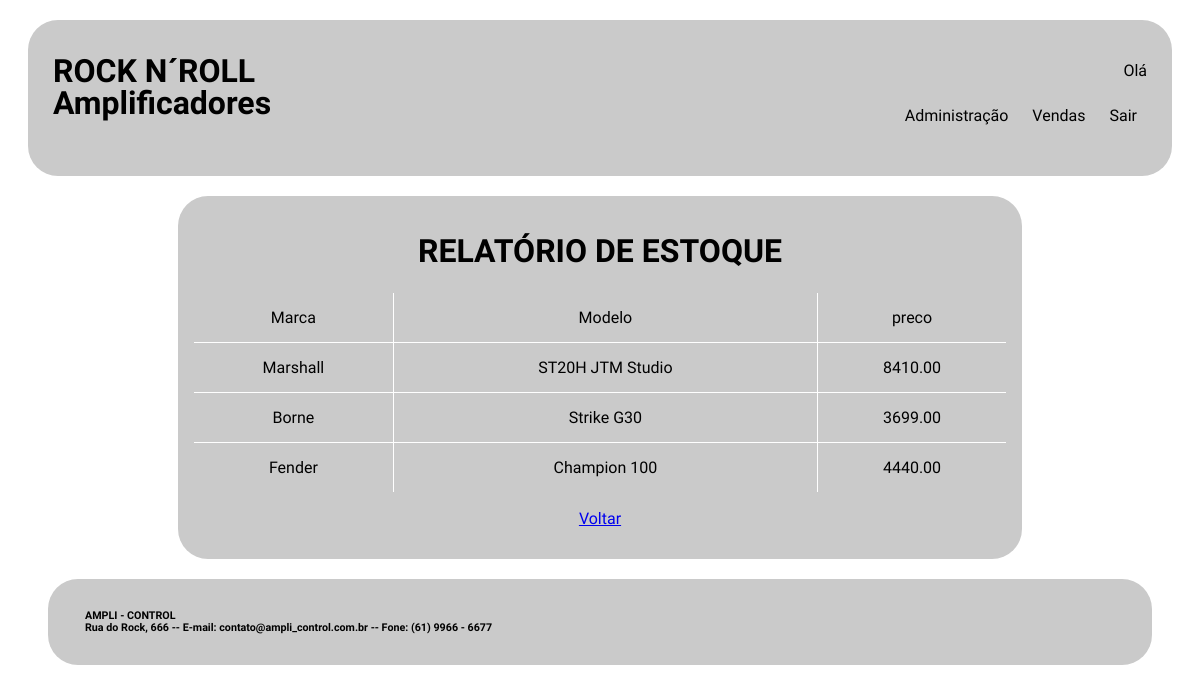
/rel_estoque.php, run on the app's committed database.
### tables this page shows
CREATE TABLE `amplificadores` (
  `COD_AMP` int(11) NOT NULL AUTO_INCREMENT,
  `TIPO_AMP` varchar(45) NOT NULL,
  `MARCA_AMP` varchar(45) NOT NULL,
  `MODELO_AMP` varchar(45) NOT NULL,
  `PRECO_AMP` decimal(10,2) NOT NULL,
  `FOTO_AMP` varchar(100) NOT NULL,
  `FILA_COMPRA_AMP` char(1) NOT NULL DEFAULT 'N',
  `VENDAS_COD_VEN` int(11) DEFAULT NULL,
  `FORNECEDORES_COD_FOR` int(11) DEFAULT NULL,
  PRIMARY KEY (`COD_AMP`),
  KEY `fk_IMPRESSORAS_VENDAS1_idx` (`VENDAS_COD_VEN`),
  KEY `fk_fornecedor_amplificador` (`FORNECEDORES_COD_FOR`),
  CONSTRAINT `fk_IMPRESSORAS_VENDAS1` FOREIGN KEY (`VENDAS_COD_VEN`) REFERENCES `vendas` (`COD_VEN`) ON DELETE NO ACTION ON UPDATE NO ACTION,
  CONSTRAINT `fk_fornecedor_amplificador` FOREIGN KEY (`FORNECEDORES_COD_FOR`) REFERENCES `fornecedores` (`COD_FOR`)
);

### rel_estoque.php (the view, shortened to what this page needs)
<!DOCTYPE html>
<html>
    <head>
        <link rel="stylesheet" type="text/css" href="css/layout.css">
		<link rel="stylesheet" type="text/css" href="css/menu.css">
    </head>
    <body>
        <div id="principal">
			<div id="topo">
				<div id="logo">
					<h1> ROCK N´ROLL </h1>
					<h1> Amplificadores </h1>
				</div>
				<div id="menu_global"  class="menu_global">
					<p align="right"> Olá <?php include "valida_login.php"; ?> </p>
					<?php include "menu_local.php"; ?>
				</div>
			</div>
			<div id="conteudo_especifico">
				<h1> RELATÓRIO DE ESTOQUE </h1>
				<?php
					$conectar = mysqli_connect("localhost", "root", "", "4000870");
					$sql_pesquisa = "SELECT
											marca_amp,
											modelo_amp,
											preco_amp
									 FROM
											amplificadores
									 WHERE
											fila_compra_amp <> 'V'";
					$resultado_pesquisa = mysqli_query ($conectar, $sql_pesquisa);
				?>
				<table width="100%" border=1>
						<tr height="50px">
							<td>
								Marca
							</td>
							<td>
								Modelo
							</td>
							<td>
								preco
							</td>
						</tr>
					<?php
						while ($registro = mysqli_fetch_row($resultado_pesquisa)) {
					?>
						<tr height="50px">
							<td>
								<?php echo $registro[0]?>
							</td>
							<td>
								<?php echo $registro[1]?>
							</td>
							<td>
								<?php echo $registro[2]?>
							</td>
						</tr>
					<?php
						}
					?>
				</table>
				<p> <a href="relatorios.php"> Voltar </a> </p>
			</div>
			<div id="rodape">
				<div id="texto_institucional">
					<div id="texto_institucional">
						<h6> AMPLI - CONTROL </h6>
						<h6> Rua do Rock, 666 -- E-mail: contato@ampli_control.com.br -- Fone: (61) 9966 - 6677 </h6>
					</div>
				</div>
		</div>
    </body>
</html>

### css/layout.css (style rules this page uses)
#principal { margin: 20px; font-family: 'Dosis',sans-serif; }
#topo { padding: 25px; display: grid; grid-template-columns: auto auto; margin: 0px auto 20px auto; grid-gap: 5px; border-radius: 30px; border: none; background: rgb(202, 202, 202); justify-content: space-between; }
#logo h1 { line-height: 10px; word-spacing: 0px; }
#conteudo_especifico { padding: 15px; margin: auto 150px auto 150px; text-align: center; border-radius: 30px; background: rgb(202, 202, 202); }
#conteudo_especifico table { border-collapse: collapse; border-radius: 10px; overflow: hidden; border-color: white; }
#rodape { padding: 25px; display: grid; grid-template-columns: auto auto; margin: 20px 20px 20px 20px; grid-gap: 5px; border-radius: 30px; border: none; background: rgb(202, 202, 202); justify-content: space-between; }
#rodape h6 { line-height: 0px; word-spacing: 0px; margin: 12px auto 12px 12px; }

### data on the page
amplificadores: MARCA_AMP "Marshall", MODELO_AMP "ST20H JTM Studio", PRECO_AMP "8410.00"
amplificadores: MARCA_AMP "Borne", MODELO_AMP "Strike G30", PRECO_AMP "3699.00"
amplificadores: MARCA_AMP "Fender", MODELO_AMP "Champion 100", PRECO_AMP "4440.00"
